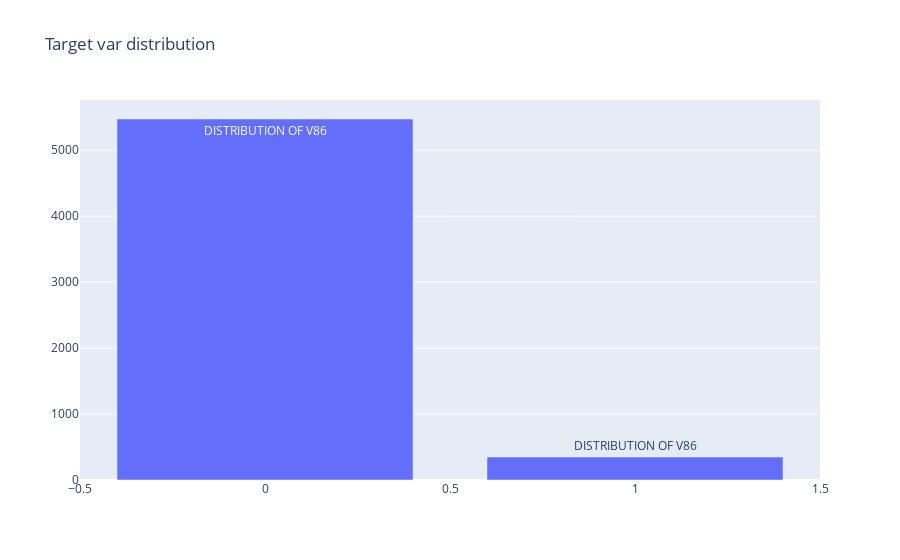

The code cell stored with this chart in its notebook:
### Markdown cell above
## by looking at the plot we can see tht it's a clear clase of imbalance of data

### Code cell
data=[go.Bar(
    x=train['V86'].value_counts().index.values,
    y=train['V86'].value_counts().values,
    text='DISTRIBUTION OF V86'
)]

layout = go.Layout(
    title='Target var distribution'
)

fig=go.Figure(data=data,layout=layout)
py.iplot(fig,filename='basic bar')

### Figure 1 — Plotly figure (JSON) as saved in the notebook; plotly's stock layout.template omitted (floating-point values rounded to 4 significant figures)
{"data": [{"text": "DISTRIBUTION OF V86", "type": "bar", "x": [0, 1], "y": [5474, 348]}], "layout": {"title": {"text": "Target var distribution"}}}
